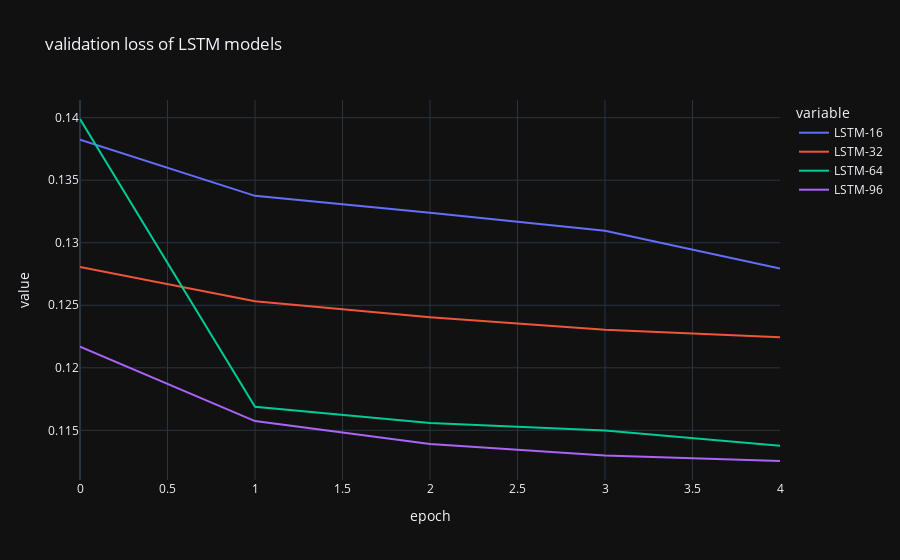

Notebook source saved alongside this figure:
### Code cell
plot_selection_val_loss(lstm_models, "LSTM")

### Figure 1 — Plotly figure (JSON) as saved in the notebook; plotly's stock layout.template omitted (floating-point values rounded to 4 significant figures)
{"data": [{"hovertemplate": "variable=LSTM-16<br>epoch=%{x}<br>value=%{y}<extra></extra>", "legendgroup": "LSTM-16", "line": {"color": "#636efa", "dash": "solid"}, "marker": {"symbol": "circle"}, "mode": "lines", "name": "LSTM-16", "orientation": "v", "showlegend": true, "type": "scatter", "x": [0, 1, 2, 3, 4], "xaxis": "x", "y": [0.1382, 0.1337, 0.1324, 0.131, 0.1279], "yaxis": "y"}, {"hovertemplate": "variable=LSTM-32<br>epoch=%{x}<br>value=%{y}<extra></extra>", "legendgroup": "LSTM-32", "line": {"color": "#EF553B", "dash": "solid"}, "marker": {"symbol": "circle"}, "mode": "lines", "name": "LSTM-32", "orientation": "v", "showlegend": true, "type": "scatter", "x": [0, 1, 2, 3, 4], "xaxis": "x", "y": [0.1281, 0.1253, 0.124, 0.123, 0.1225], "yaxis": "y"}, {"hovertemplate": "variable=LSTM-64<br>epoch=%{x}<br>value=%{y}<extra></extra>", "legendgroup": "LSTM-64", "line": {"color": "#00cc96", "dash": "solid"}, "marker": {"symbol": "circle"}, "mode": "lines", "name": "LSTM-64", "orientation": "v", "showlegend": true, "type": "scatter", "x": [0, 1, 2, 3, 4], "xaxis": "x", "y": [0.1399, 0.1169, 0.1156, 0.115, 0.1138], "yaxis": "y"}, {"hovertemplate": "variable=LSTM-96<br>epoch=%{x}<br>value=%{y}<extra></extra>", "legendgroup": "LSTM-96", "line": {"color": "#ab63fa", "dash": "solid"}, "marker": {"symbol": "circle"}, "mode": "lines", "name": "LSTM-96", "orientation": "v", "showlegend": true, "type": "scatter", "x": [0, 1, 2, 3, 4], "xaxis": "x", "y": [0.1217, 0.1157, 0.1139, 0.113, 0.1125], "yaxis": "y"}], "layout": {"legend": {"title": {"text": "variable"}, "tracegroupgap": 0}, "title": {"text": "validation loss of LSTM models"}, "xaxis": {"anchor": "y", "domain": [0, 1], "title": {"text": "epoch"}}, "yaxis": {"anchor": "x", "domain": [0, 1], "title": {"text": "value"}}}}
